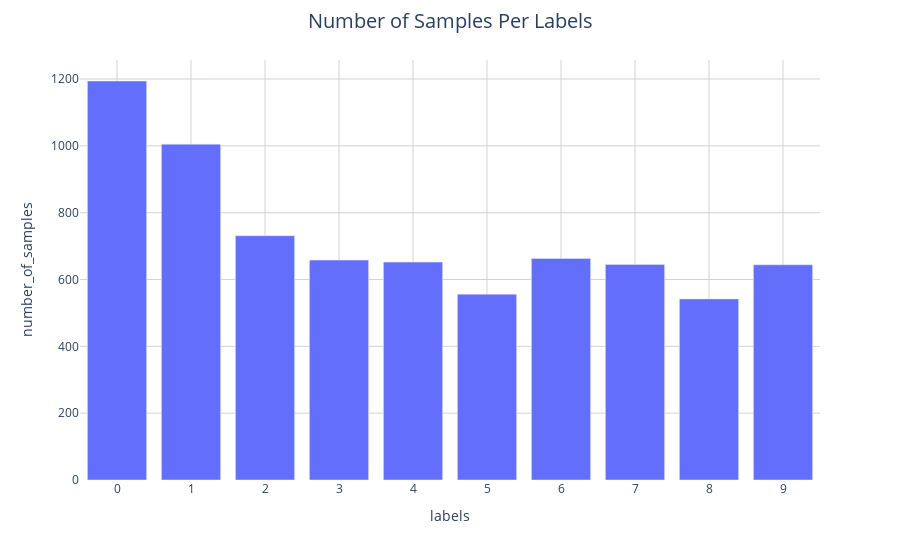

Here is the notebook cell this chart was saved with:
### Markdown cell above
首先取出 label 並計算每個出現的次數，接下來 label 的值由小到大排序。  
接著用 Bar Chart 把它畫出來。

### Code cell
train_label_distribution = train_data.iloc[:, 1].value_counts().sort_index()
train_label_distribution = pd.DataFrame(
    {
        "labels": train_label_distribution.index.astype(str), #將int64改成str
        "number_of_samples": train_label_distribution.values
    }
)
# print(train_label_distribution)

#以下兩個是視覺化參數設定
fig = px.bar(
    train_label_distribution, x="labels", y="number_of_samples",
    labels=dict(y="number of samples"),
)
# update_layout 用來更新圖表的佈局配置，調整圖表的外觀和樣式
fig.update_layout(
    plot_bgcolor='white',
    xaxis=dict(showgrid=True, gridcolor='lightgray', zeroline=False),  # Show x-axis grid，zeroline=False為不顯示x=0那條線
    yaxis=dict(showgrid=True, gridcolor='lightgray', zeroline=False),  # Show y-axis grid，zeroline=False為不顯示y=0那條線
    title=dict(text="Number of Samples Per Labels", x=0.5, y=0.975, font=dict(size=20))
)
fig.show()

### Figure 1 — Plotly figure (JSON) as saved in the notebook; plotly's stock layout.template omitted (floating-point values rounded to 4 significant figures)
{"data": [{"hovertemplate": "labels=%{x}<br>number_of_samples=%{y}<extra></extra>", "legendgroup": "", "marker": {"color": "#636efa", "pattern": {"shape": ""}}, "name": "", "orientation": "v", "showlegend": false, "textposition": "auto", "type": "bar", "x": ["0", "1", "2", "3", "4", "5", "6", "7", "8", "9"], "xaxis": "x", "y": [1194, 1005, 731, 658, 652, 556, 663, 645, 542, 644], "yaxis": "y"}], "layout": {"barmode": "relative", "legend": {"tracegroupgap": 0}, "margin": {"t": 60}, "plot_bgcolor": "white", "title": {"font": {"size": 20}, "text": "Number of Samples Per Labels", "x": 0.5, "y": 0.975}, "xaxis": {"anchor": "y", "domain": [0, 1], "gridcolor": "lightgray", "showgrid": true, "title": {"text": "labels"}, "zeroline": false}, "yaxis": {"anchor": "x", "domain": [0, 1], "gridcolor": "lightgray", "showgrid": true, "title": {"text": "number_of_samples"}, "zeroline": false}}}
